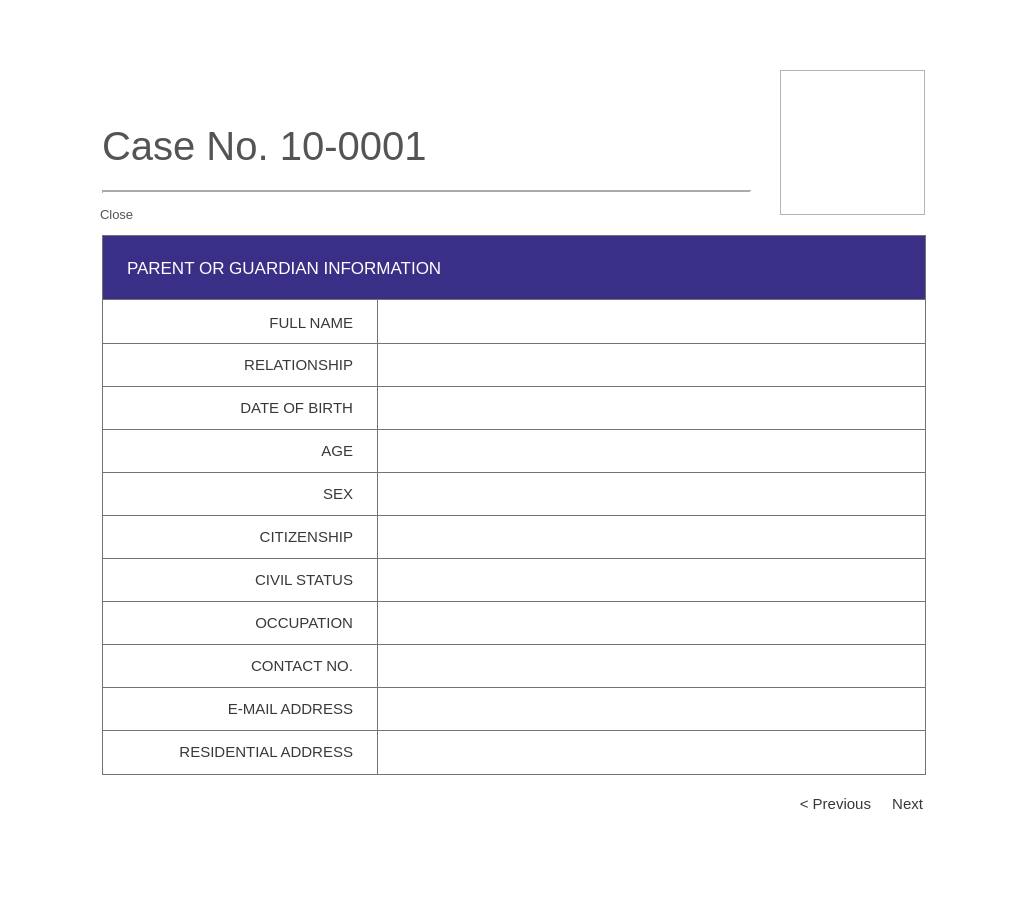
<?xml version="1.0" encoding="UTF-8"?>
<ui version="4.0">
 <class>Form</class>
 <widget class="QWidget" name="Form">
  <property name="geometry">
   <rect>
    <x>0</x>
    <y>0</y>
    <width>1023</width>
    <height>900</height>
   </rect>
  </property>
  <property name="windowTitle">
   <string>Form</string>
  </property>
  <widget class="QWidget" name="widget" native="true">
   <property name="geometry">
    <rect>
     <x>0</x>
     <y>0</y>
     <width>1023</width>
     <height>900</height>
    </rect>
   </property>
   <property name="styleSheet">
    <string notr="true">background-color: white;</string>
   </property>
   <widget class="QPushButton" name="next_button">
    <property name="geometry">
     <rect>
      <x>882</x>
      <y>790</y>
      <width>41</width>
      <height>28</height>
     </rect>
    </property>
    <property name="styleSheet">
     <string notr="true">QPushButton {
background: none;
border: none;
font-family: 'Helvetica';
font-size: 11pt;
color: #383838;
text-align: right;
}

QPushButton:hover {
text-decoration: underline;
}
</string>
    </property>
    <property name="text">
     <string>Next</string>
    </property>
   </widget>
   <widget class="QLabel" name="casenum_label">
    <property name="geometry">
     <rect>
      <x>102</x>
      <y>115</y>
      <width>541</width>
      <height>61</height>
     </rect>
    </property>
    <property name="styleSheet">
     <string notr="true">background-color: none;
font-family: 'Helvetica';
font-size: 30pt;
color: #545454;</string>
    </property>
    <property name="text">
     <string>Case No. 10-0001</string>
    </property>
   </widget>
   <widget class="Line" name="line_4">
    <property name="geometry">
     <rect>
      <x>102</x>
      <y>182</y>
      <width>649</width>
      <height>20</height>
     </rect>
    </property>
    <property name="lineWidth">
     <number>2</number>
    </property>
    <property name="orientation">
     <enum>Qt::Horizontal</enum>
    </property>
   </widget>
   <widget class="QTableWidget" name="tableWidget">
    <property name="geometry">
     <rect>
      <x>102</x>
      <y>235</y>
      <width>824</width>
      <height>540</height>
     </rect>
    </property>
   </widget>
   <widget class="QLabel" name="label">
    <property name="geometry">
     <rect>
      <x>780</x>
      <y>70</y>
      <width>145</width>
      <height>145</height>
     </rect>
    </property>
    <property name="styleSheet">
     <string notr="true">border: 1px solid #b4b4b4;
background-color: none;</string>
    </property>
    <property name="text">
     <string/>
    </property>
   </widget>
   <widget class="QWidget" name="widget_2" native="true">
    <property name="geometry">
     <rect>
      <x>102</x>
      <y>235</y>
      <width>824</width>
      <height>540</height>
     </rect>
    </property>
    <property name="styleSheet">
     <string notr="true">border: 1px solid #737373;
background: none;</string>
    </property>
    <widget class="QLabel" name="label_20">
     <property name="geometry">
      <rect>
       <x>0</x>
       <y>0</y>
       <width>824</width>
       <height>65</height>
      </rect>
     </property>
     <property name="styleSheet">
      <string notr="true">font-family: 'Helvetica';
font-size: 13pt;
color: white;
padding-left: 20px;
background-color: #3a2f86;</string>
     </property>
     <property name="text">
      <string>PARENT OR GUARDIAN INFORMATION</string>
     </property>
    </widget>
    <widget class="Line" name="line">
     <property name="geometry">
      <rect>
       <x>0</x>
       <y>108</y>
       <width>824</width>
       <height>1</height>
      </rect>
     </property>
     <property name="orientation">
      <enum>Qt::Horizontal</enum>
     </property>
    </widget>
    <widget class="Line" name="line_9">
     <property name="geometry">
      <rect>
       <x>275</x>
       <y>65</y>
       <width>1</width>
       <height>475</height>
      </rect>
     </property>
     <property name="orientation">
      <enum>Qt::Vertical</enum>
     </property>
    </widget>
    <widget class="Line" name="line_2">
     <property name="geometry">
      <rect>
       <x>0</x>
       <y>151</y>
       <width>824</width>
       <height>1</height>
      </rect>
     </property>
     <property name="orientation">
      <enum>Qt::Horizontal</enum>
     </property>
    </widget>
    <widget class="Line" name="line_3">
     <property name="geometry">
      <rect>
       <x>0</x>
       <y>194</y>
       <width>824</width>
       <height>1</height>
      </rect>
     </property>
     <property name="orientation">
      <enum>Qt::Horizontal</enum>
     </property>
    </widget>
    <widget class="Line" name="line_5">
     <property name="geometry">
      <rect>
       <x>0</x>
       <y>237</y>
       <width>824</width>
       <height>1</height>
      </rect>
     </property>
     <property name="orientation">
      <enum>Qt::Horizontal</enum>
     </property>
    </widget>
    <widget class="Line" name="line_6">
     <property name="geometry">
      <rect>
       <x>0</x>
       <y>280</y>
       <width>824</width>
       <height>1</height>
      </rect>
     </property>
     <property name="orientation">
      <enum>Qt::Horizontal</enum>
     </property>
    </widget>
    <widget class="Line" name="line_7">
     <property name="geometry">
      <rect>
       <x>0</x>
       <y>323</y>
       <width>824</width>
       <height>1</height>
      </rect>
     </property>
     <property name="orientation">
      <enum>Qt::Horizontal</enum>
     </property>
    </widget>
    <widget class="Line" name="line_8">
     <property name="geometry">
      <rect>
       <x>0</x>
       <y>366</y>
       <width>824</width>
       <height>1</height>
      </rect>
     </property>
     <property name="orientation">
      <enum>Qt::Horizontal</enum>
     </property>
    </widget>
    <widget class="Line" name="line_10">
     <property name="geometry">
      <rect>
       <x>0</x>
       <y>409</y>
       <width>824</width>
       <height>1</height>
      </rect>
     </property>
     <property name="orientation">
      <enum>Qt::Horizontal</enum>
     </property>
    </widget>
    <widget class="Line" name="line_11">
     <property name="geometry">
      <rect>
       <x>0</x>
       <y>452</y>
       <width>824</width>
       <height>1</height>
      </rect>
     </property>
     <property name="orientation">
      <enum>Qt::Horizontal</enum>
     </property>
    </widget>
    <widget class="Line" name="line_12">
     <property name="geometry">
      <rect>
       <x>0</x>
       <y>495</y>
       <width>824</width>
       <height>1</height>
      </rect>
     </property>
     <property name="orientation">
      <enum>Qt::Horizontal</enum>
     </property>
    </widget>
    <widget class="QLabel" name="label_2">
     <property name="geometry">
      <rect>
       <x>0</x>
       <y>66</y>
       <width>275</width>
       <height>43</height>
      </rect>
     </property>
     <property name="styleSheet">
      <string notr="true">border: none;
background: none;
font-family: 'Poppins';
font-size: 11pt;
color: #383838;
padding-right: 20px;</string>
     </property>
     <property name="text">
      <string>FULL NAME</string>
     </property>
     <property name="alignment">
      <set>Qt::AlignRight|Qt::AlignTrailing|Qt::AlignVCenter</set>
     </property>
    </widget>
    <widget class="QLabel" name="label_3">
     <property name="geometry">
      <rect>
       <x>0</x>
       <y>108</y>
       <width>275</width>
       <height>43</height>
      </rect>
     </property>
     <property name="styleSheet">
      <string notr="true">border: none;
background: none;
font-family: 'Poppins';
font-size: 11pt;
color: #383838;
padding-right: 20px;</string>
     </property>
     <property name="text">
      <string>RELATIONSHIP</string>
     </property>
     <property name="alignment">
      <set>Qt::AlignRight|Qt::AlignTrailing|Qt::AlignVCenter</set>
     </property>
    </widget>
    <widget class="QLabel" name="label_4">
     <property name="geometry">
      <rect>
       <x>0</x>
       <y>151</y>
       <width>275</width>
       <height>43</height>
      </rect>
     </property>
     <property name="styleSheet">
      <string notr="true">border: none;
background: none;
font-family: 'Poppins';
font-size: 11pt;
color: #383838;
padding-right: 20px;</string>
     </property>
     <property name="text">
      <string>DATE OF BIRTH</string>
     </property>
     <property name="alignment">
      <set>Qt::AlignRight|Qt::AlignTrailing|Qt::AlignVCenter</set>
     </property>
    </widget>
    <widget class="QLabel" name="label_5">
     <property name="geometry">
      <rect>
       <x>0</x>
       <y>194</y>
       <width>275</width>
       <height>43</height>
      </rect>
     </property>
     <property name="styleSheet">
      <string notr="true">border: none;
background: none;
font-family: 'Poppins';
font-size: 11pt;
color: #383838;
padding-right: 20px;</string>
     </property>
     <property name="text">
      <string>AGE</string>
     </property>
     <property name="alignment">
      <set>Qt::AlignRight|Qt::AlignTrailing|Qt::AlignVCenter</set>
     </property>
    </widget>
    <widget class="QLabel" name="label_6">
     <property name="geometry">
      <rect>
       <x>0</x>
       <y>237</y>
       <width>275</width>
       <height>43</height>
      </rect>
     </property>
     <property name="styleSheet">
      <string notr="true">border: none;
background: none;
font-family: 'Poppins';
font-size: 11pt;
color: #383838;
padding-right: 20px;</string>
     </property>
     <property name="text">
      <string>SEX</string>
     </property>
     <property name="alignment">
      <set>Qt::AlignRight|Qt::AlignTrailing|Qt::AlignVCenter</set>
     </property>
    </widget>
    <widget class="QLabel" name="label_7">
     <property name="geometry">
      <rect>
       <x>0</x>
       <y>280</y>
       <width>275</width>
       <height>43</height>
      </rect>
     </property>
     <property name="styleSheet">
      <string notr="true">border: none;
background: none;
font-family: 'Poppins';
font-size: 11pt;
color: #383838;
padding-right: 20px;</string>
     </property>
     <property name="text">
      <string>CITIZENSHIP</string>
     </property>
     <property name="alignment">
      <set>Qt::AlignRight|Qt::AlignTrailing|Qt::AlignVCenter</set>
     </property>
    </widget>
    <widget class="QLabel" name="label_8">
     <property name="geometry">
      <rect>
       <x>0</x>
       <y>323</y>
       <width>275</width>
       <height>43</height>
      </rect>
     </property>
     <property name="styleSheet">
      <string notr="true">border: none;
background: none;
font-family: 'Poppins';
font-size: 11pt;
color: #383838;
padding-right: 20px;</string>
     </property>
     <property name="text">
      <string>CIVIL STATUS</string>
     </property>
     <property name="alignment">
      <set>Qt::AlignRight|Qt::AlignTrailing|Qt::AlignVCenter</set>
     </property>
    </widget>
    <widget class="QLabel" name="label_9">
     <property name="geometry">
      <rect>
       <x>0</x>
       <y>366</y>
       <width>275</width>
       <height>43</height>
      </rect>
     </property>
     <property name="styleSheet">
      <string notr="true">border: none;
background: none;
font-family: 'Poppins';
font-size: 11pt;
color: #383838;
padding-right: 20px;</string>
     </property>
     <property name="text">
      <string>OCCUPATION</string>
     </property>
     <property name="alignment">
      <set>Qt::AlignRight|Qt::AlignTrailing|Qt::AlignVCenter</set>
     </property>
    </widget>
    <widget class="QLabel" name="label_10">
     <property name="geometry">
      <rect>
       <x>0</x>
       <y>409</y>
       <width>275</width>
       <height>43</height>
      </rect>
     </property>
     <property name="styleSheet">
      <string notr="true">border: none;
background: none;
font-family: 'Poppins';
font-size: 11pt;
color: #383838;
padding-right: 20px;</string>
     </property>
     <property name="text">
      <string>CONTACT NO.</string>
     </property>
     <property name="alignment">
      <set>Qt::AlignRight|Qt::AlignTrailing|Qt::AlignVCenter</set>
     </property>
    </widget>
    <widget class="QLabel" name="label_11">
     <property name="geometry">
      <rect>
       <x>0</x>
       <y>452</y>
       <width>275</width>
       <height>43</height>
      </rect>
     </property>
     <property name="styleSheet">
      <string notr="true">border: none;
background: none;
font-family: 'Poppins';
font-size: 11pt;
color: #383838;
padding-right: 20px;</string>
     </property>
     <property name="text">
      <string>E-MAIL ADDRESS</string>
     </property>
     <property name="alignment">
      <set>Qt::AlignRight|Qt::AlignTrailing|Qt::AlignVCenter</set>
     </property>
    </widget>
    <widget class="QLabel" name="label_12">
     <property name="geometry">
      <rect>
       <x>0</x>
       <y>495</y>
       <width>275</width>
       <height>43</height>
      </rect>
     </property>
     <property name="styleSheet">
      <string notr="true">border: none;
background: none;
font-family: 'Poppins';
font-size: 11pt;
color: #383838;
padding-right: 20px;</string>
     </property>
     <property name="text">
      <string>RESIDENTIAL ADDRESS</string>
     </property>
     <property name="alignment">
      <set>Qt::AlignRight|Qt::AlignTrailing|Qt::AlignVCenter</set>
     </property>
    </widget>
    <widget class="QLabel" name="parentname">
     <property name="geometry">
      <rect>
       <x>275</x>
       <y>65</y>
       <width>549</width>
       <height>43</height>
      </rect>
     </property>
     <property name="styleSheet">
      <string notr="true">border: none;
background: none;
font-family: 'Poppins';
font-size: 11pt;
color: #383838;
padding-right: 20px;</string>
     </property>
     <property name="text">
      <string/>
     </property>
     <property name="alignment">
      <set>Qt::AlignLeading|Qt::AlignLeft|Qt::AlignVCenter</set>
     </property>
    </widget>
    <widget class="QLabel" name="relationshp">
     <property name="geometry">
      <rect>
       <x>275</x>
       <y>108</y>
       <width>549</width>
       <height>43</height>
      </rect>
     </property>
     <property name="styleSheet">
      <string notr="true">border: none;
background: none;
font-family: 'Poppins';
font-size: 11pt;
color: #383838;
padding-right: 20px;</string>
     </property>
     <property name="text">
      <string/>
     </property>
     <property name="alignment">
      <set>Qt::AlignLeading|Qt::AlignLeft|Qt::AlignVCenter</set>
     </property>
    </widget>
    <widget class="QLabel" name="birthdate">
     <property name="geometry">
      <rect>
       <x>275</x>
       <y>151</y>
       <width>549</width>
       <height>43</height>
      </rect>
     </property>
     <property name="styleSheet">
      <string notr="true">border: none;
background: none;
font-family: 'Poppins';
font-size: 11pt;
color: #383838;
padding-right: 20px;</string>
     </property>
     <property name="text">
      <string/>
     </property>
     <property name="alignment">
      <set>Qt::AlignLeading|Qt::AlignLeft|Qt::AlignVCenter</set>
     </property>
    </widget>
    <widget class="QLabel" name="age">
     <property name="geometry">
      <rect>
       <x>275</x>
       <y>194</y>
       <width>549</width>
       <height>43</height>
      </rect>
     </property>
     <property name="styleSheet">
      <string notr="true">border: none;
background: none;
font-family: 'Poppins';
font-size: 11pt;
color: #383838;
padding-right: 20px;</string>
     </property>
     <property name="text">
      <string/>
     </property>
     <property name="alignment">
      <set>Qt::AlignLeading|Qt::AlignLeft|Qt::AlignVCenter</set>
     </property>
    </widget>
    <widget class="QLabel" name="sex">
     <property name="geometry">
      <rect>
       <x>275</x>
       <y>237</y>
       <width>549</width>
       <height>43</height>
      </rect>
     </property>
     <property name="styleSheet">
      <string notr="true">border: none;
background: none;
font-family: 'Poppins';
font-size: 11pt;
color: #383838;
padding-right: 20px;</string>
     </property>
     <property name="text">
      <string/>
     </property>
     <property name="alignment">
      <set>Qt::AlignLeading|Qt::AlignLeft|Qt::AlignVCenter</set>
     </property>
    </widget>
    <widget class="QLabel" name="citizenship">
     <property name="geometry">
      <rect>
       <x>275</x>
       <y>280</y>
       <width>549</width>
       <height>43</height>
      </rect>
     </property>
     <property name="styleSheet">
      <string notr="true">border: none;
background: none;
font-family: 'Poppins';
font-size: 11pt;
color: #383838;
padding-right: 20px;</string>
     </property>
     <property name="text">
      <string/>
     </property>
     <property name="alignment">
      <set>Qt::AlignLeading|Qt::AlignLeft|Qt::AlignVCenter</set>
     </property>
    </widget>
    <widget class="QLabel" name="civilstatus">
     <property name="geometry">
      <rect>
       <x>275</x>
       <y>323</y>
       <width>549</width>
       <height>43</height>
      </rect>
     </property>
     <property name="styleSheet">
      <string notr="true">border: none;
background: none;
font-family: 'Poppins';
font-size: 11pt;
color: #383838;
padding-right: 20px;</string>
     </property>
     <property name="text">
      <string/>
     </property>
     <property name="alignment">
      <set>Qt::AlignLeading|Qt::AlignLeft|Qt::AlignVCenter</set>
     </property>
    </widget>
    <widget class="QLabel" name="occupation">
     <property name="geometry">
      <rect>
       <x>275</x>
       <y>366</y>
       <width>549</width>
       <height>43</height>
      </rect>
     </property>
     <property name="styleSheet">
      <string notr="true">border: none;
background: none;
font-family: 'Poppins';
font-size: 11pt;
color: #383838;
padding-right: 20px;</string>
     </property>
     <property name="text">
      <string/>
     </property>
     <property name="alignment">
      <set>Qt::AlignLeading|Qt::AlignLeft|Qt::AlignVCenter</set>
     </property>
    </widget>
    <widget class="QLabel" name="contactnum">
     <property name="geometry">
      <rect>
       <x>275</x>
       <y>409</y>
       <width>549</width>
       <height>43</height>
      </rect>
     </property>
     <property name="styleSheet">
      <string notr="true">border: none;
background: none;
font-family: 'Poppins';
font-size: 11pt;
color: #383838;
padding-right: 20px;</string>
     </property>
     <property name="text">
      <string/>
     </property>
     <property name="alignment">
      <set>Qt::AlignLeading|Qt::AlignLeft|Qt::AlignVCenter</set>
     </property>
    </widget>
    <widget class="QLabel" name="email">
     <property name="geometry">
      <rect>
       <x>275</x>
       <y>452</y>
       <width>549</width>
       <height>43</height>
      </rect>
     </property>
     <property name="styleSheet">
      <string notr="true">border: none;
background: none;
font-family: 'Poppins';
font-size: 11pt;
color: #383838;
padding-right: 20px;</string>
     </property>
     <property name="text">
      <string/>
     </property>
     <property name="alignment">
      <set>Qt::AlignLeading|Qt::AlignLeft|Qt::AlignVCenter</set>
     </property>
    </widget>
    <widget class="QLabel" name="address">
     <property name="geometry">
      <rect>
       <x>275</x>
       <y>495</y>
       <width>549</width>
       <height>43</height>
      </rect>
     </property>
     <property name="styleSheet">
      <string notr="true">border: none;
background: none;
font-family: 'Poppins';
font-size: 11pt;
color: #383838;
padding-right: 20px;</string>
     </property>
     <property name="text">
      <string/>
     </property>
     <property name="alignment">
      <set>Qt::AlignLeading|Qt::AlignLeft|Qt::AlignVCenter</set>
     </property>
    </widget>
   </widget>
   <widget class="QPushButton" name="close_btn">
    <property name="geometry">
     <rect>
      <x>100</x>
      <y>200</y>
      <width>61</width>
      <height>28</height>
     </rect>
    </property>
    <property name="styleSheet">
     <string notr="true">QPushButton {
background: none;
border: none;
font-family: 'Helvetica';
font-size: 10pt;
color: #545454;
text-align: left;
}

QPushButton:hover {
text-decoration: underline;
}
</string>
    </property>
    <property name="text">
     <string>Close</string>
    </property>
   </widget>
   <widget class="QPushButton" name="prev_btn">
    <property name="geometry">
     <rect>
      <x>770</x>
      <y>790</y>
      <width>101</width>
      <height>28</height>
     </rect>
    </property>
    <property name="styleSheet">
     <string notr="true">QPushButton {
background: none;
border: none;
font-family: 'Helvetica';
font-size: 11pt;
color: #383838;
text-align: right;
}

QPushButton:hover {
text-decoration: underline;
}
</string>
    </property>
    <property name="text">
     <string>&lt; Previous</string>
    </property>
   </widget>
  </widget>
 </widget>
 <resources/>
 <connections/>
</ui>
